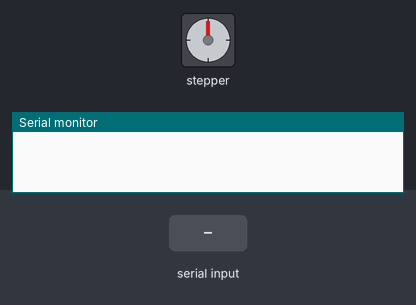
Bench run of a sketch on a simulated Arduino Uno, built with avr-gcc and run on an emulated ATmega328P. Shown: stepper motor, the last lines printed to the serial monitor. Inputs (shaded band) come from the test bench. Stepper angles assume 200 steps per turn.

Above: at 1.2 s.
1.3 s: "1" received over the second serial link
At 3.1 s:
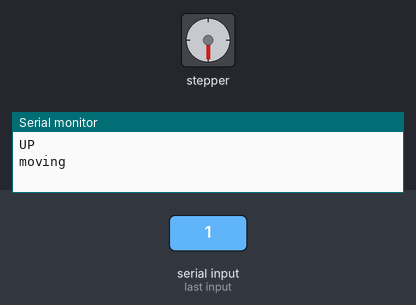
3.5 s: "2" received over the second serial link
At 3.65 s:
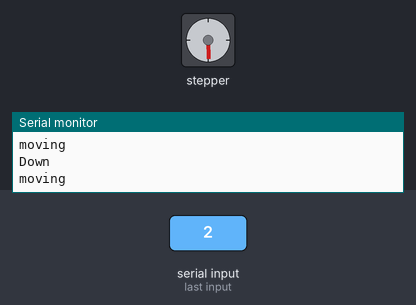
6.5 s: "1" received over the second serial link
At 6.95 s:
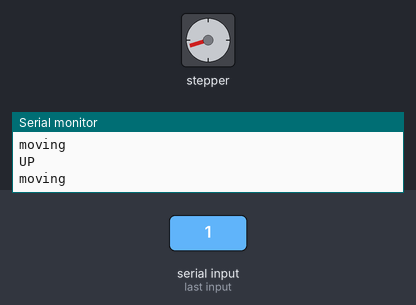
Timing chart, 0 to 9.5 s (numbered marks = the images above; inputs shaded):
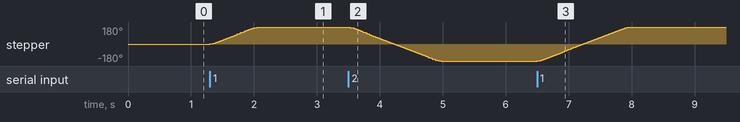

Measured:
- after the input at 1.3 s, stepper: turns 180° clockwise in 0.78 s, starting at once
- after the input at 3.5 s, stepper: turns 360° counter-clockwise in 1.5 s, starting at once
- after the input at 6.5 s, stepper: turns 360° clockwise in 1.5 s, starting at once

The sketch:

MotorBluetooth.ino
```cpp
 // Include the Arduino Stepper Library
#include <AccelStepper.h>
#include <SoftwareSerial.h>

AccelStepper stepper(1, 9, 8);
SoftwareSerial BTSerial(10,11);
int pos = 100;
char c;

bool initTurn = true;


void setup() {
  // org snelheid = 300;
  stepper.setMaxSpeed(150);
  stepper.setAcceleration(1000);
  BTSerial.begin(38400);
  Serial.begin(38400);
}

void loop() {
  if(BTSerial.available() > 0){
    c = BTSerial.read();
    switch(c){
      case '1':
        if(initTurn){
          initTurn = !initTurn;
        }
        Serial.println("UP");
        stepperTurn(pos);
        break;
      case '2':
        if(!initTurn){
         Serial.println("Down");
         stepperTurn(-pos);
        }
        break;
    }
  }
  stepper.run();
}

void stepperTurn(int pos){
  if(stepper.distanceToGo() == 0){
    Serial.println("moving");
    stepper.moveTo(pos);
  }
}
```
